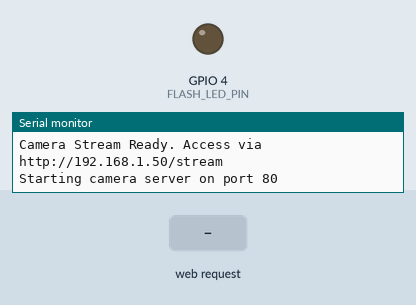
Recording of a sketch running on a simulated ESP32. Parts: output pins drawn as LEDs (lit = HIGH), the last lines printed to the serial monitor. The inputs (shaded band) are chosen by the test bench. WiFi joins after 1.5 s; servers stay silent unless stated; the camera gives no picture.

Above: at 3.0 s.
3.1 s: HTTP request GET /flash/on received
At 3.9 s:
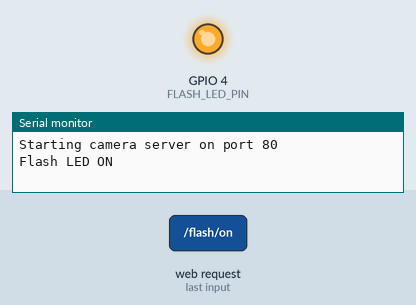
4.6 s: HTTP request GET /flash/off received
At 5.0 s:
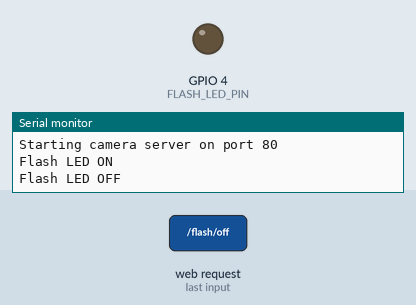
6.1 s: HTTP request GET /flash/toggle received
At 7.4 s:
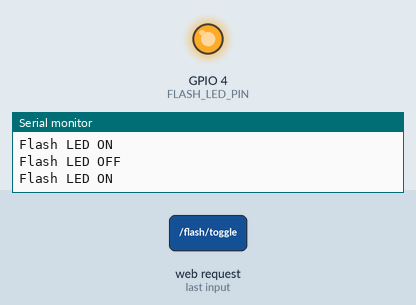
Timing chart, 0 to 9.1 s (numbered marks = the images above; inputs shaded):
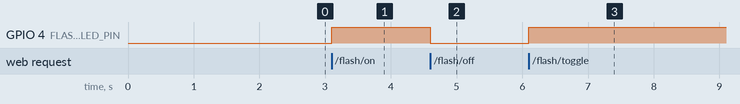

Measured:
- after the input at 3.1 s, GPIO 4 (FLASH_LED_PIN): LOW → HIGH at once
- after the input at 4.6 s, GPIO 4 (FLASH_LED_PIN): HIGH → LOW at once
- after the input at 6.1 s, GPIO 4 (FLASH_LED_PIN): LOW → HIGH at once

The sketch:

IPCamera.ino
```cpp
// IPCamera.ino
// ESP32-CAM IP Camera Example
// This sketch sets up the ESP32-CAM as an IP camera streaming MJPEG over HTTP

#include "esp_camera.h"

#include <WiFi.h>
#include <WiFiManager.h> // https://github.com/tzapu/WiFiManager


// WiFi Access Point credentials
const char* ap_ssid = "ESP32CAM_AP";
const char* ap_password = "12345678";

bool wifi_connected = false;

// Camera configuration (AI-Thinker module)

// AI-Thinker ESP32-CAM pin definitions
#define PWDN_GPIO_NUM     32
#define RESET_GPIO_NUM    -1
#define XCLK_GPIO_NUM      0
#define SIOD_GPIO_NUM     26
#define SIOC_GPIO_NUM     27

#define Y9_GPIO_NUM       35
#define Y8_GPIO_NUM       34
#define Y7_GPIO_NUM       39
#define Y6_GPIO_NUM       36
#define Y5_GPIO_NUM       21
#define Y4_GPIO_NUM       19
#define Y3_GPIO_NUM       18
#define Y2_GPIO_NUM        5
#define VSYNC_GPIO_NUM    25
#define HREF_GPIO_NUM     23
#define PCLK_GPIO_NUM     22

// Flash LED pin (built-in LED on most ESP32-CAM modules)
#define FLASH_LED_PIN     4

// Flash LED state
bool flashState = true; // Start with flash on

WiFiServer server(80);

void startCameraServer();

// Flash control functions
void setFlashState(bool state) {
  flashState = state;
  digitalWrite(FLASH_LED_PIN, state ? HIGH : LOW);
  Serial.println("Flash LED " + String(state ? "ON" : "OFF"));
}

void setup() {
  Serial.begin(115200);
  camera_config_t config;
  config.ledc_channel = LEDC_CHANNEL_0;
  config.ledc_timer = LEDC_TIMER_0;
  config.pin_d0 = Y2_GPIO_NUM;
  config.pin_d1 = Y3_GPIO_NUM;
  config.pin_d2 = Y4_GPIO_NUM;
  config.pin_d3 = Y5_GPIO_NUM;
  config.pin_d4 = Y6_GPIO_NUM;
  config.pin_d5 = Y7_GPIO_NUM;
  config.pin_d6 = Y8_GPIO_NUM;
  config.pin_d7 = Y9_GPIO_NUM;
  config.pin_xclk = XCLK_GPIO_NUM;
  config.pin_pclk = PCLK_GPIO_NUM;
  config.pin_vsync = VSYNC_GPIO_NUM;
  config.pin_href = HREF_GPIO_NUM;
  config.pin_sscb_sda = SIOD_GPIO_NUM;
  config.pin_sscb_scl = SIOC_GPIO_NUM;
  config.pin_pwdn = PWDN_GPIO_NUM;
  config.pin_reset = RESET_GPIO_NUM;
  config.xclk_freq_hz = 20000000;
  config.pixel_format = PIXFORMAT_JPEG;
  config.frame_size = FRAMESIZE_VGA;
  config.jpeg_quality = 12;
  config.fb_count = 2;

  // Camera init
  esp_err_t err = esp_camera_init(&config);
  if (err != ESP_OK) {
    Serial.printf("Camera init failed with error 0x%x", err);
    return;
  }

  // Initialize flash LED at full brightness
  pinMode(FLASH_LED_PIN, OUTPUT);
  digitalWrite(FLASH_LED_PIN, LOW); // Turn off
  flashState = false;
  Serial.println("Flash LED initialized at off state");

  // WiFiManager: Try to connect to saved WiFi, else start AP config portal
  WiFiManager wifiManager;
  wifiManager.setTimeout(180); // 3 min timeout for config portal
  Serial.println("[WiFiManager] Attempting to connect to saved WiFi...");
  if (wifiManager.autoConnect("ESP32CAM_ConfigAP")) {
    wifi_connected = true;
    Serial.print("WiFi connected. IP address: ");
    Serial.println(WiFi.localIP());
    Serial.println("Camera Stream Ready. Access via http://" + WiFi.localIP().toString() + "/stream");
  } else {
    wifi_connected = false;
    Serial.println("[WiFiManager] No WiFi credentials set. Starting fallback AP mode.");
    WiFi.softAP(ap_ssid, ap_password);
    delay(1000);
    Serial.print("Access Point started. IP address: ");
    Serial.println(WiFi.softAPIP());
    Serial.println("Camera Stream Ready. Connect to WiFi '" + String(ap_ssid) + "' and access http://" + WiFi.softAPIP().toString() + "/stream");
  }

  // Start web server
  server.begin();
  startCameraServer();
}

void loop() {
  // Handle incoming HTTP requests for streaming
  handleStreamRequest();
}

// Camera streaming server implementation
void startCameraServer() {
  Serial.println("Starting camera server on port 80");
  // Server is already started with server.begin() in setup()
}

void handleStreamRequest() {
  WiFiClient client = server.available();
  if (client) {
    String request = client.readStringUntil('\r');
    client.flush();

    // Handle flash control requests
    if (request.indexOf("/flash/on") != -1) {
      setFlashState(true);
      client.println("HTTP/1.1 200 OK");
      client.println("Content-Type: application/json");
      client.println("Access-Control-Allow-Origin: *");
      client.println();
      client.println("{\"status\":\"success\",\"flash\":\"on\"}");
    } else if (request.indexOf("/flash/off") != -1) {
      setFlashState(false);
      client.println("HTTP/1.1 200 OK");
      client.println("Content-Type: application/json");
      client.println("Access-Control-Allow-Origin: *");
      client.println();
      client.println("{\"status\":\"success\",\"flash\":\"off\"}");
    } else if (request.indexOf("/flash/toggle") != -1) {
      setFlashState(!flashState);
      client.println("HTTP/1.1 200 OK");
      client.println("Content-Type: application/json");
      client.println("Access-Control-Allow-Origin: *");
      client.println();
      client.println("{\"status\":\"success\",\"flash\":\"" + String(flashState ? "on" : "off") + "\"}");
    } else if (request.indexOf("/flash/status") != -1) {
      client.println("HTTP/1.1 200 OK");
      client.println("Content-Type: application/json");
      client.println("Access-Control-Allow-Origin: *");
      client.println();
      client.println("{\"status\":\"success\",\"flash\":\"" + String(flashState ? "on" : "off") + "\"}");
    } else if (request.indexOf("/stream") != -1) {
      client.println("HTTP/1.1 200 OK");
      client.println("Content-Type: multipart/x-mixed-replace; boundary=frame");
      client.println("Connection: close");
      client.println();

      while (client.connected()) {
        camera_fb_t * fb = esp_camera_fb_get();
        if (!fb) {
          Serial.println("Camera capture failed");
          break;
        }

        client.println("--frame");
        client.println("Content-Type: image/jpeg");
        client.print("Content-Length: ");
        client.println(fb->len);
        client.println();
        client.write(fb->buf, fb->len);
        client.println();

        esp_camera_fb_return(fb);
        delay(30); // ~30 FPS
      }
    } else if (request.indexOf("/") != -1) {
      // Send HTML page with flash controls
      client.println("HTTP/1.1 200 OK");
      client.println("Content-Type: text/html");
      client.println();
      client.println("<!DOCTYPE html><html><head><title>ESP32-CAM Stream</title></head>");
      client.println("<body><h1>ESP32-CAM Live Stream</h1>");
      client.println("<img src='/stream' style='width:100%; max-width:800px;'><br>");
      client.println("<button onclick=\"fetch('/flash/on')\">Flash ON</button>");
      client.println("<button onclick=\"fetch('/flash/off')\">Flash OFF</button>");
      client.println("<button onclick=\"fetch('/flash/toggle')\">Toggle Flash</button>");
      client.println("</body></html>");
    }
    client.stop();
  }
}
```
